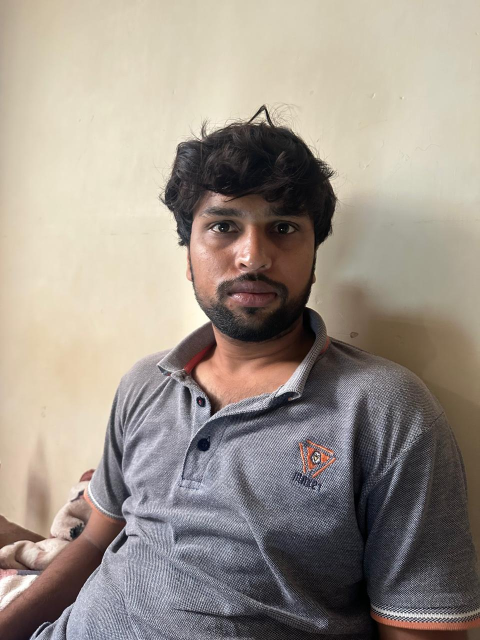
#> input picture known_faces/Adil.jpeg, 960 x 1280 px (shown at 1/2 size); its folder holds only this picture in this run
$ python -i attendance_system.py   (imports and definitions only)
#> lines starting #> are read from the running program, lines starting #| are printed output that depends on the picture
from flask import Flask, render_template, Response, jsonify, request
import cv2
import numpy as np
import os
import csv
from datetime import datetime
import threading

# [1 line not run here, left out]

KNOWN_FACES_DIR = 'known_faces'
ATTENDANCE_CSV_PATH = 'attendance.csv'

known_face_encodings = []
known_face_names = []
attendance_set = set()
camera_running = False
camera_thread = None
current_frame = None
frame_lock = threading.Lock()
status_message = "System ready. Load faces to begin."
session_log = []

face_cascade = cv2.CascadeClassifier(cv2.data.haarcascades + 'haarcascade_frontalface_default.xml')
recognizer = cv2.face.LBPHFaceRecognizer_create()
label_map = {}
is_trained = False


def load_known_faces():
    global known_face_encodings, known_face_names, status_message, recognizer, label_map, is_trained

    if not os.path.exists(KNOWN_FACES_DIR):
        os.makedirs(KNOWN_FACES_DIR)
        status_message = f"Created '{KNOWN_FACES_DIR}' folder."
        return False, status_message

    faces = []
    labels = []
    label_map = {}
    label_id = 0

    for filename in os.listdir(KNOWN_FACES_DIR):
        if filename.lower().endswith((".jpg", ".jpeg", ".png")):
            image_path = os.path.join(KNOWN_FACES_DIR, filename)
            try:
                img = cv2.imread(image_path)
#> img is the input picture: shape (1280, 960, 3); mean B, G, R 137.7, 147.4, 157.1
                gray = cv2.cvtColor(img, cv2.COLOR_BGR2GRAY)
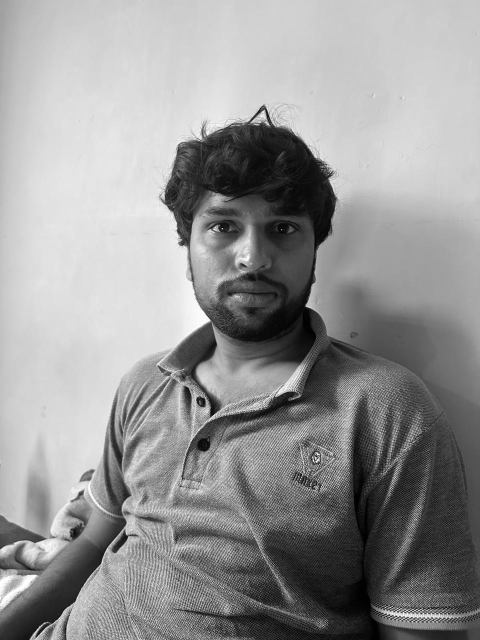
#> gray: shape (1280, 960) (shown at 1/2 size); min 0, max 255, mean 149.2
                detected = face_cascade.detectMultiScale(gray, 1.1, 5)
#> detected = [[336, 327, 343, 343]]
                if len(detected) > 0:
                    x, y, w, h = detected[0]
#> x = 336; y = 327; w = 343; h = 343
                    face_roi = gray[y:y+h, x:x+w]
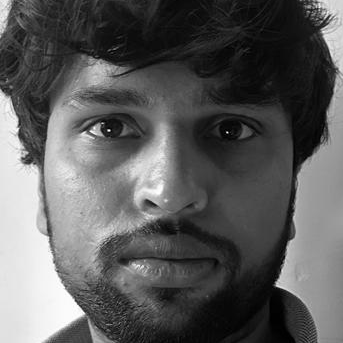
#> face_roi: shape (343, 343); min 0, max 254, mean 91.6
                    face_roi = cv2.resize(face_roi, (200, 200))
#> face_roi: shape (200, 200)
                    name = os.path.splitext(filename)[0]
                    if name not in label_map.values():
                        label_map[label_id] = name
                        label_id += 1
                    current_id = [k for k, v in label_map.items() if v == name][0]
                    faces.append(face_roi)
                    labels.append(current_id)
            except Exception as e:
                print(f"Error loading {filename}: {e}")

    if len(faces) == 0:
        status_message = "No valid face images found."
        is_trained = False
        return False, status_message

    recognizer.train(faces, np.array(labels))
    is_trained = True
    known_face_names = list(label_map.values())
    status_message = f"Loaded {len(label_map)} face(s) successfully."
    return True, status_message


# [91 lines left out: functions mark_attendance, camera_loop, generate_frames, not called in this run]


# [3 lines that did not run here, left out]


# [4 lines that did not run here, left out]


# [5 lines that did not run here, left out]


# [9 lines that did not run here, left out]


# [5 lines that did not run here, left out]


# [6 lines that did not run here, left out]


# [9 lines that did not run here, left out]


# [7 lines that did not run here, left out]


# [15 lines that did not run here, left out]


# [4 lines not run here, left out]

>>> result = load_known_faces()

$ run again, on known_faces/Arslan.jpeg
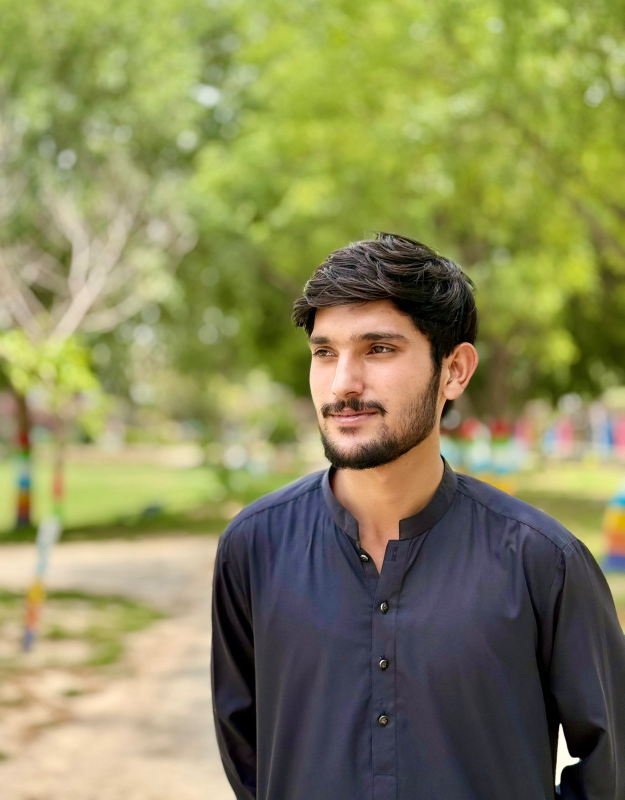
#> input picture known_faces/Arslan.jpeg, 1250 x 1600 px (shown at 1/2 size)
#> in load_known_faces, img is the input picture: shape (1600, 1250, 3); mean B, G, R 89.5, 136.6, 136.6
#> in load_known_faces, `gray = cv2.cvtColor(img, cv2.COLOR_BGR2GRAY)`:
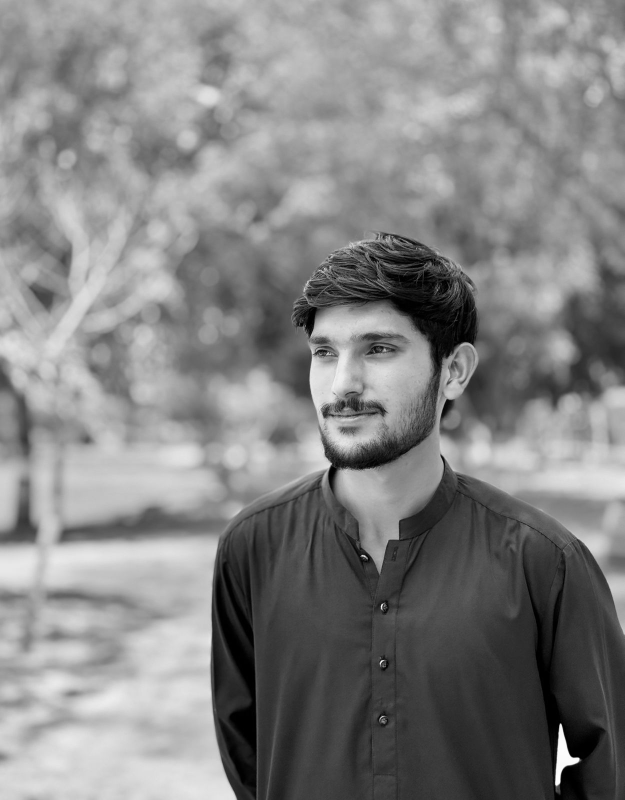
#> gray: shape (1600, 1250) (shown at 1/2 size); min 0, max 255, mean 131.2
#> detected = [[1173, 164, 41, 41], [844, 695, 99, 99], [308, 894, 129, 129], [552, 580, 318, 318]]
#> x = 1173; y = 164; w = 41
#> in load_known_faces, `face_roi = gray[y:y+h, x:x+w]`:
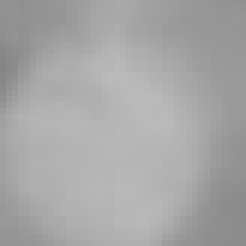
#> face_roi: shape (41, 41) (shown 6 times larger); min 133, max 188, mean 166.5

$ run again, on known_faces/Muhammad Shahzaib.jpeg
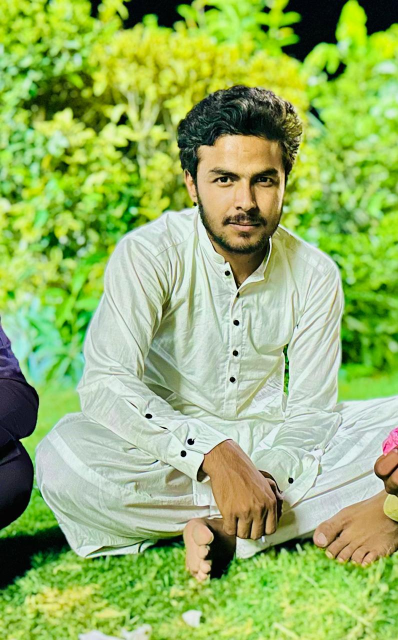
#> input picture known_faces/Muhammad Shahzaib.jpeg, 796 x 1280 px (shown at 1/2 size)
#> in load_known_faces, img is the input picture: shape (1280, 796, 3); mean B, G, R 104, 180.8, 150.8
#> in load_known_faces, `gray = cv2.cvtColor(img, cv2.COLOR_BGR2GRAY)`:
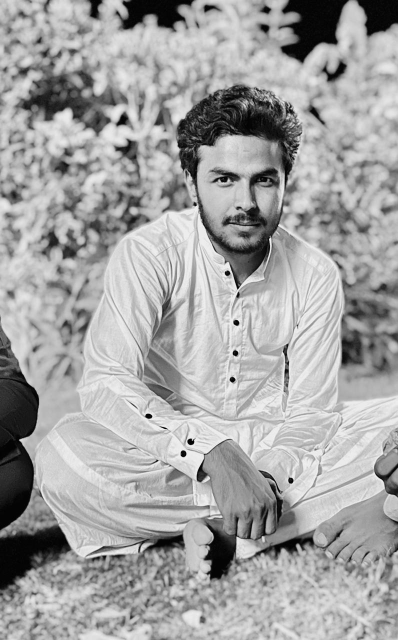
#> gray: shape (1280, 796) (shown at 1/2 size); min 0, max 253, mean 163.1
#> detected = [[370, 267, 240, 240]]
#> x = 370; y = 267; w = 240
#> in load_known_faces, `face_roi = cv2.resize(face_roi, (200, 200))`:
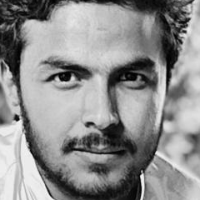
#> face_roi: shape (200, 200); min 1, max 245, mean 141.4
